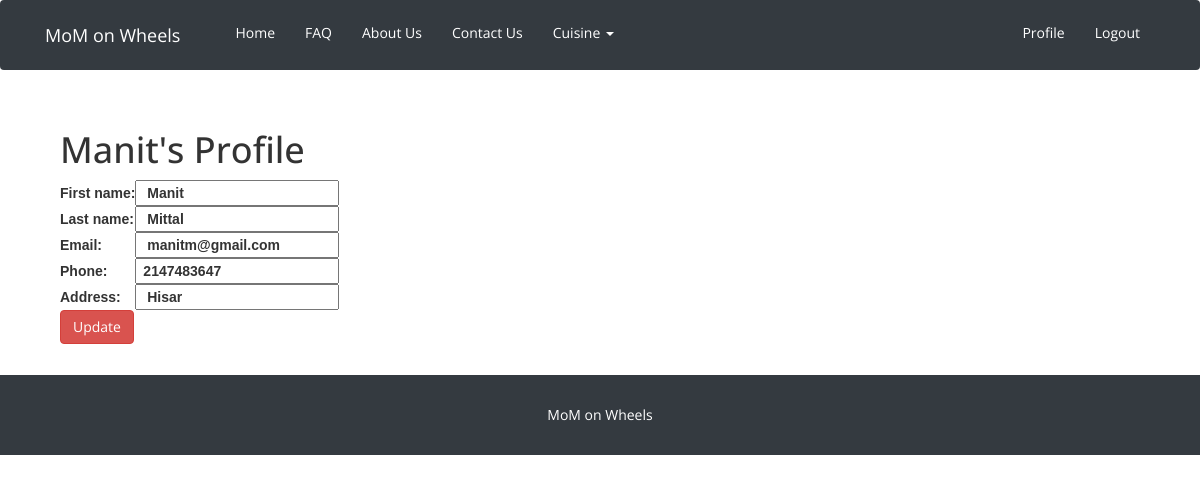
The app's page /profileEdit.php (signed in) with its own data.
### tables this page shows
CREATE TABLE `user` (
  `sl` int(128) NOT NULL,
  `fname` varchar(256) NOT NULL,
  `lname` varchar(256) NOT NULL,
  `address` varchar(256) NOT NULL,
  `email` varchar(256) NOT NULL,
  `phone` int(128) NOT NULL,
  `username` varchar(200) NOT NULL,
  `password` varchar(256) NOT NULL,
  `image` longblob NOT NULL,
  `imagename` varchar(180) NOT NULL
);

### profileEdit.php (the view, shortened to what this page needs)
<!DOCTYPE html>
<html lang="en">
  <head>
  </head>
  <body>
       <?php
include "nav.php";
?>
    <section class="py-5">
      <div class="container">
    <div class="container">
    <div class="fb-profile">
        <div class="fb-profile-text">
<?php
include_once 'connect.php';
$sql = "SELECT * FROM user WHERE username = '$_SESSION[username]'" ;
$result = mysqli_query($conn,$sql);
$row = mysqli_fetch_array($result);
?>
            <h1><?php echo "$row[fname]"; ?>'s Profile</h1>
            <form action="editProcess.php" method="post">
            <table style="border: none; font-family:Arial;font-weight: bold">
            	<tr>
            		<td> First name:</td>
            		<td>
                        <input type="text" name="fname" value="<?php echo " $row[fname]"; ?>">
                    </td>
            	</tr>
                <tr>
                    <td> Last name:</td>
                    <td>
                        <input type="text" name="lname" value="<?php echo " $row[lname]"; ?>">
                    </td>
                </tr>
            	<tr>
            		<td> Email:</td>
            		<td>
                        <input type="text" name="email" value="<?php echo " $row[email]"; ?>">
                    </td>
            	</tr>
            	<tr>
                    <td> Phone:</td>
                    <td><input type="text" name="phone" value="<?php echo " $row[phone]"; ?>"></td>
                </tr>
                <tr>
                    <td> Address:</td>
                    <td><input type="text" name="address" value="<?php echo " $row[address]"; ?>"></td>
                </tr>
	        </table>
            <button type="submit" class="btn btn-xl btn-danger" name="update" value="update">Update</button>
        </form>
        </div>
    </div>
</div>
	<div class ="col-md-3"></div>
    <div class="col-md-3">
    </div>
</div></section>
<?php
include "footer.php";
?>
  </body>
</html>
    <link href="assets/css/bootstrap.min.css" rel="stylesheet">
    <link href="assets/css/source.bootstrap.min.css" rel="stylesheet">
    <link href="assets/css/half-slider.css" rel="stylesheet">
    <link href="assets/css/index.css" rel="stylesheet">
    <link href="assets/css/profile.css" rel="stylesheet">

### assets/css/profile.css (style rules this page uses)
body { font-family: 'Open Sans', sans-serif; }

### records on screen
user: fname "Manit", lname "Mittal", email "manitm@gmail.com", phone "2147483647", address "Hisar"
